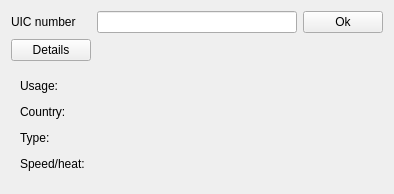
<?xml version="1.0" encoding="UTF-8"?>
<ui version="4.0">
 <class>mdtUicNumberWidget</class>
 <widget class="QWidget" name="mdtUicNumberWidget">
  <property name="geometry">
   <rect>
    <x>0</x>
    <y>0</y>
    <width>330</width>
    <height>170</height>
   </rect>
  </property>
  <property name="windowTitle">
   <string>Form</string>
  </property>
  <layout class="QGridLayout" name="gridLayout_2">
   <property name="sizeConstraint">
    <enum>QLayout::SetFixedSize</enum>
   </property>
   <item row="0" column="0">
    <widget class="QLabel" name="lbUicNumber">
     <property name="text">
      <string>UIC number</string>
     </property>
     <property name="buddy">
      <cstring>leUicNumber</cstring>
     </property>
    </widget>
   </item>
   <item row="0" column="1">
    <widget class="QLineEdit" name="leUicNumber">
     <property name="minimumSize">
      <size>
       <width>200</width>
       <height>0</height>
      </size>
     </property>
     <property name="maxLength">
      <number>20</number>
     </property>
    </widget>
   </item>
   <item row="0" column="2">
    <widget class="QPushButton" name="pbCheckUicNumber">
     <property name="text">
      <string>Ok</string>
     </property>
    </widget>
   </item>
   <item row="1" column="0">
    <widget class="QPushButton" name="pbDetails">
     <property name="text">
      <string>Details</string>
     </property>
     <property name="checkable">
      <bool>true</bool>
     </property>
    </widget>
   </item>
   <item row="2" column="0" colspan="3">
    <widget class="QWidget" name="wDetails" native="true">
     <property name="enabled">
      <bool>true</bool>
     </property>
     <layout class="QVBoxLayout" name="verticalLayout">
      <item>
       <layout class="QHBoxLayout" name="horizontalLayout_3">
        <item>
         <widget class="QLabel" name="lbUsageLabel">
          <property name="text">
           <string>Usage:</string>
          </property>
         </widget>
        </item>
        <item>
         <widget class="QLabel" name="lbUsage">
          <property name="text">
           <string>       </string>
          </property>
         </widget>
        </item>
        <item>
         <spacer name="horizontalSpacer_3">
          <property name="orientation">
           <enum>Qt::Horizontal</enum>
          </property>
          <property name="sizeHint" stdset="0">
           <size>
            <width>40</width>
            <height>20</height>
           </size>
          </property>
         </spacer>
        </item>
       </layout>
      </item>
      <item>
       <layout class="QHBoxLayout" name="horizontalLayout_2">
        <item>
         <widget class="QLabel" name="lbCountryLabel">
          <property name="text">
           <string>Country:</string>
          </property>
         </widget>
        </item>
        <item>
         <widget class="QLabel" name="lbCountry">
          <property name="text">
           <string>        </string>
          </property>
         </widget>
        </item>
        <item>
         <spacer name="horizontalSpacer_2">
          <property name="orientation">
           <enum>Qt::Horizontal</enum>
          </property>
          <property name="sizeHint" stdset="0">
           <size>
            <width>40</width>
            <height>20</height>
           </size>
          </property>
         </spacer>
        </item>
       </layout>
      </item>
      <item>
       <layout class="QHBoxLayout" name="horizontalLayout">
        <item>
         <widget class="QLabel" name="lbTypeLabel">
          <property name="text">
           <string>Type:</string>
          </property>
         </widget>
        </item>
        <item>
         <widget class="QLabel" name="lbType">
          <property name="text">
           <string>         </string>
          </property>
         </widget>
        </item>
        <item>
         <spacer name="horizontalSpacer">
          <property name="orientation">
           <enum>Qt::Horizontal</enum>
          </property>
          <property name="sizeHint" stdset="0">
           <size>
            <width>40</width>
            <height>20</height>
           </size>
          </property>
         </spacer>
        </item>
       </layout>
      </item>
      <item>
       <layout class="QHBoxLayout" name="horizontalLayout_4">
        <item>
         <widget class="QLabel" name="lbSpeedAndHeatLabel">
          <property name="text">
           <string>Speed/heat:</string>
          </property>
         </widget>
        </item>
        <item>
         <widget class="QLabel" name="lbSpeedAndHeat">
          <property name="text">
           <string>        </string>
          </property>
         </widget>
        </item>
        <item>
         <spacer name="horizontalSpacer_4">
          <property name="orientation">
           <enum>Qt::Horizontal</enum>
          </property>
          <property name="sizeHint" stdset="0">
           <size>
            <width>40</width>
            <height>20</height>
           </size>
          </property>
         </spacer>
        </item>
       </layout>
      </item>
     </layout>
    </widget>
   </item>
  </layout>
 </widget>
 <resources/>
 <connections/>
</ui>
